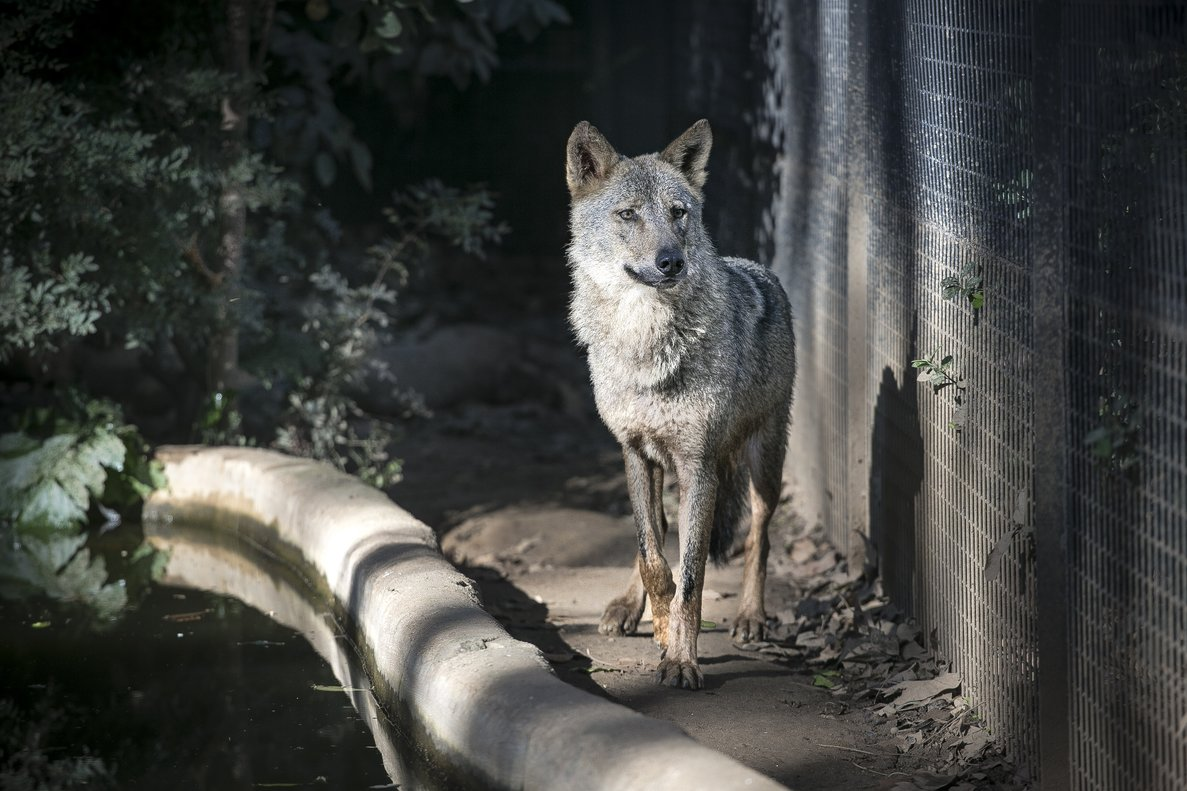
#> input picture lobo.jpg, 1187 x 791 px
$ python 21-Generar-graficar-analizar-hostogramas.py
#> lines starting #> are read from the running program, lines starting #| are printed output that depends on the picture
##  UTILIZANDO MATPLOTLIB   ##

import cv2
import numpy as np
from matplotlib import pyplot as plt

# [15 lines of commented-out code are left out]
img = cv2.imread('lobo.jpg')
#> img is the input picture: shape (791, 1187, 3); mean B, G, R 66.6, 69.7, 68.5
mask = np.zeros(img.shape [:2],np.uint8)
mask[10:250, 100:250] = 255
masked_img =cv2.bitwise_and(img,img,mask = mask)
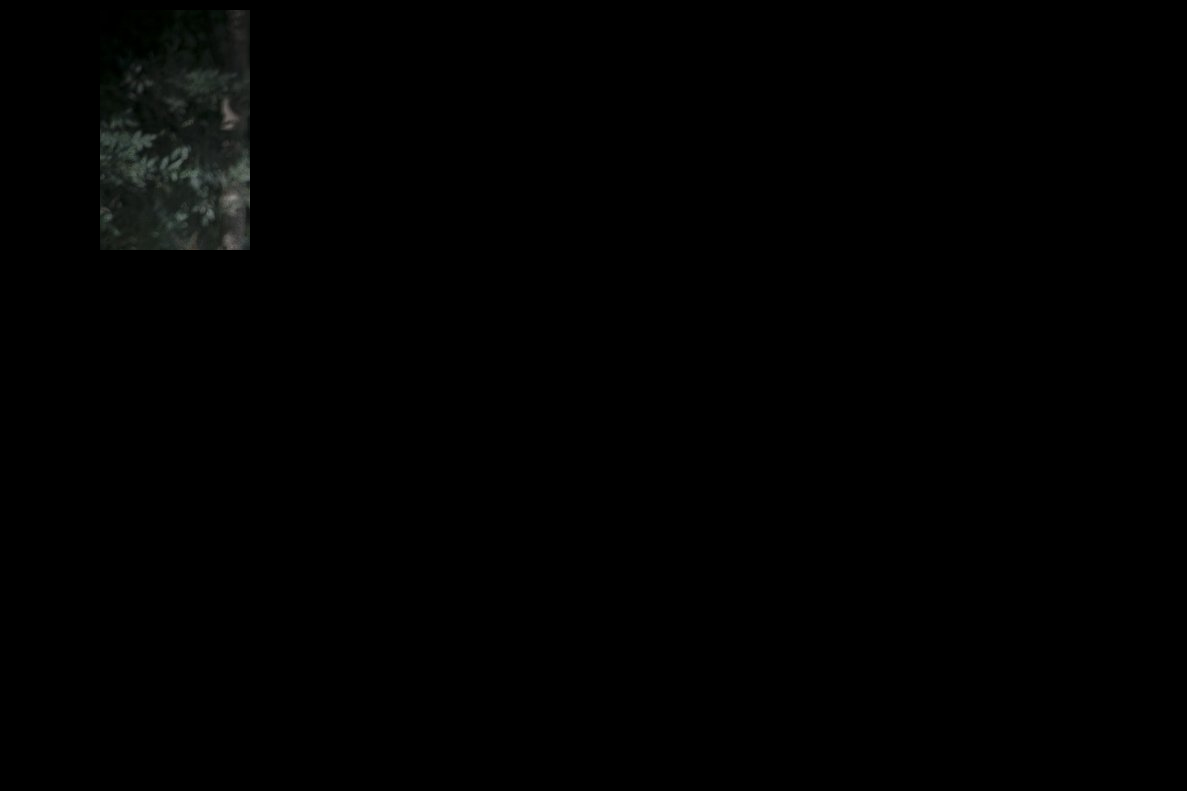
#> masked_img: shape (791, 1187, 3); mean B, G, R 1.2, 1.3, 1.1

#CALCULAR EL HISTOGRAMA CON MÁSCARA Y SIN MASCARA
#FIJAR EL TERCER ARGUMENTO COMO "MASK"
hist_full = cv2.calcHist([img],[0],None,[256],[0,256])
#> hist_full = 256 values, max 17688 at index 31, min 19 at index 254, mean 3667.6
hist_mask = cv2.calcHist([img],[0],None,[256],[0,256])
#> hist_mask has the same summary as hist_full

plt.subplot(221), plt.imshow(img,'gray')
plt.subplot(222), plt.imshow(mask,'gray')
plt.subplot(223), plt.imshow(masked_img,'gray')
plt.subplot(224), plt.plot(hist_full),plt.plot(hist_mask)
plt.xlim([0,256])

plt.show()
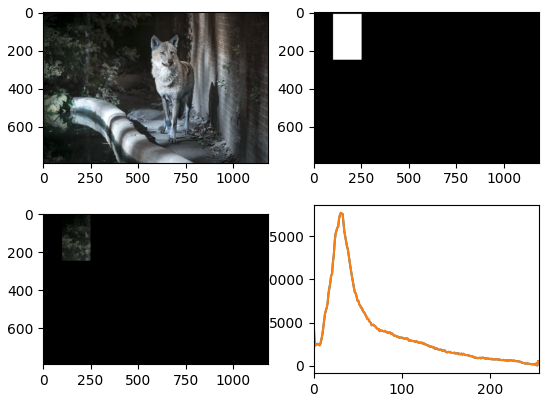
#> figure drawn by matplotlib, 4 panels; B, G, R data is drawn as R, G, B; panel 4: curve peaks at x = 31, y = 17688; panel 4: curve peaks at x = 31, y = 17688
